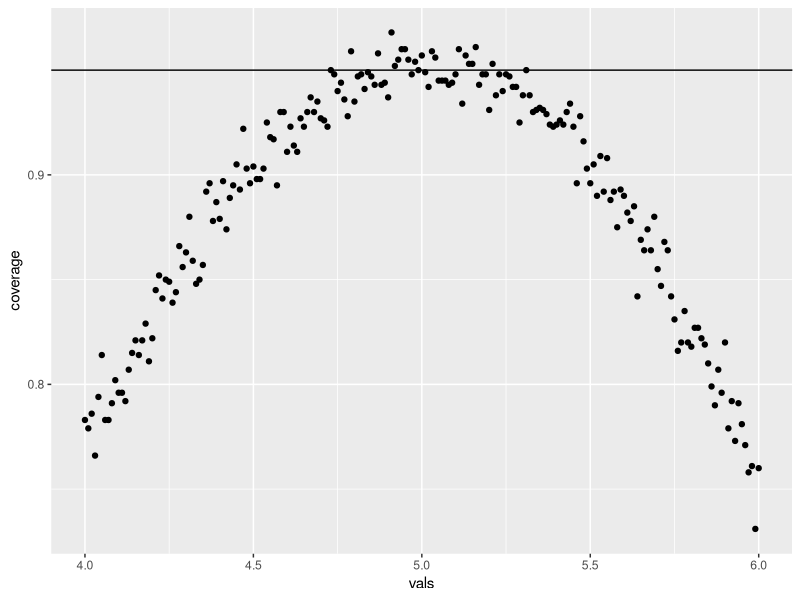

Source code (R):
# Solution Part1
rm(list = ls())

library(ggplot2)
set.seed(123)
lambda <- 0.2
n <- 40
runs <- 1000
sim <- matrix(rexp(runs*n, rate=lambda), runs)
sim_means <- rowMeans(sim)

# mean of the simulation
sim_mean = mean(sim_means)
# mean of the distribution
exp_mean = 1/lambda

# plot histogram
# hist(sim_means, breaks=40, probability=TRUE, main="Distribution of Simulation", xlab="")

# density of the simulation
# lines(density(sim_means), col="green")

# theoretical center of distribution
# abline(v=exp_mean, col="red")

# theoretical density of the simulation
# xfit <- seq(min(sim_means), max(sim_means), length=100)
# yfit <- dnorm(xfit, mean=exp_mean, sd=(exp_mean/sqrt(n)))

# lines(xfit, yfit, pch=22, col="red")

# add legend
# legend('topright', c("Simulated", "Theoretical"), col=c("green", "red"), lty=c(1,1))

# calculate standard deviation and variance
exp_sd <- 1/lambda/sqrt(n)
exp_var <- exp_sd*exp_sd
sim_sd <- sd(sim_means)
sim_var <- sim_sd*sim_sd

##
# qqnorm(sim_means, col="green")
# qqline(sim_means, col="red")

# check confidence
vals <- seq(4, 6, by=0.01)
coverage <- sapply(vals, function(l) {
  mu_hats <- rowMeans(matrix(rexp(runs*n, rate=lambda),
                             runs, n))
  ll <- mu_hats - qnorm(0.975) * exp_sd
  ul <- mu_hats + qnorm(0.975) * exp_sd
  mean(ll < l & ul > l)
})

qplot(vals, coverage) + geom_hline(yintercept=0.95)